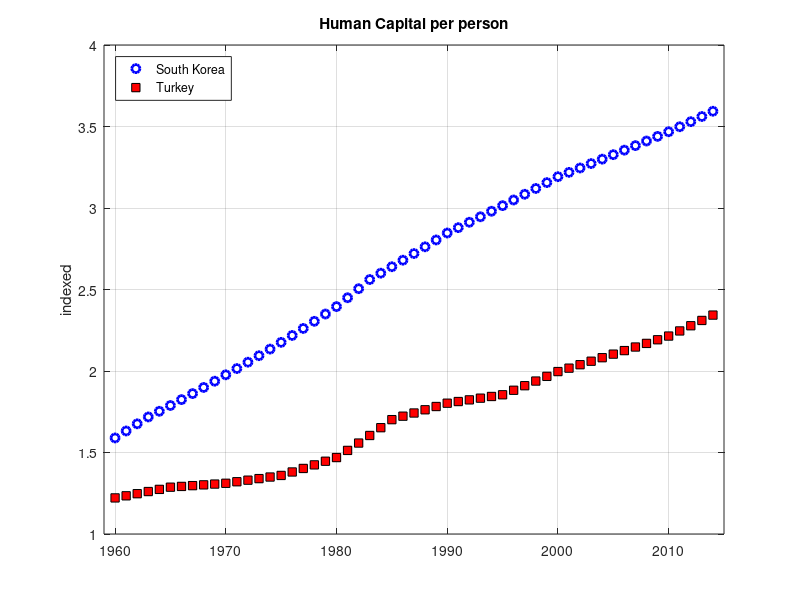

Source code (MATLAB):
% This program generates Figure 8.

%% Cleaning
clc; clear all; close all;

%% Data
D = csvread('hc.csv');

T = size(D,1);

year   = D(11:T,1); 

hc_TUR = D(11:T,2);
hc_KOR = D(11:T,3);


%% Figure 8
figure(8)
plot(year,hc_KOR,'o','MarkerEdgeColor','blue','MarkerFaceColor','white','LineWidth',2)
hold on
plot(year,hc_TUR,'s','MarkerEdgeColor','black','MarkerFaceColor','red')
hold off
grid on
title('Human Capital per person')
ylabel('indexed')
xlim([1959 2015])
legend('South Korea','Turkey','Location','NorthWest','Orientation','vertical')

%%%%%%%%%%%%%%%%%%%%%%%%%%%%%%%%%%%%%%%%%%%%%%%%%%%%%%%%%%%%%%%%%%%%%%%%%%



